Frame 1 (no input): blank canvas, image omitted
Frame 60 (no input): blank canvas, image omitted
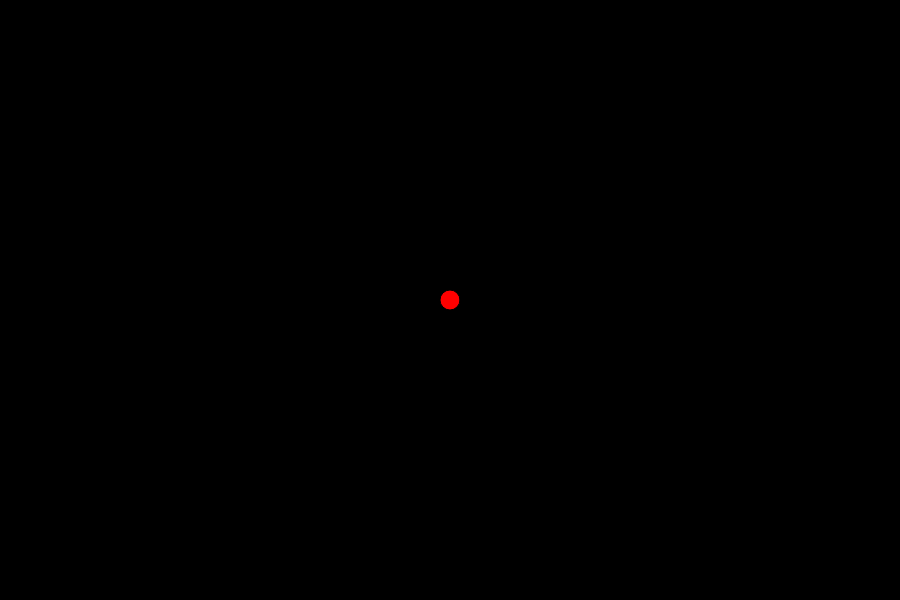
Frame 120 (the mouse pressed at the canvas centre since frame 60)

The p5.js sketch whose frames 1 and 60 were blank and that drew this single picture after the mouse press (run headless with seeded random() and noise() and a simulated clock; from frame 60 on, the mouse is pressed at the canvas centre):

// p5.js sketch
// ── sketch.js
function setup() {
  createCanvas(900, 600);
  background(0);
}

function draw() {
  background(0);
  let c = color(255, 0, 0);
  fill(c);
  ellipse(mouseX, mouseY, 20, 20);
}
